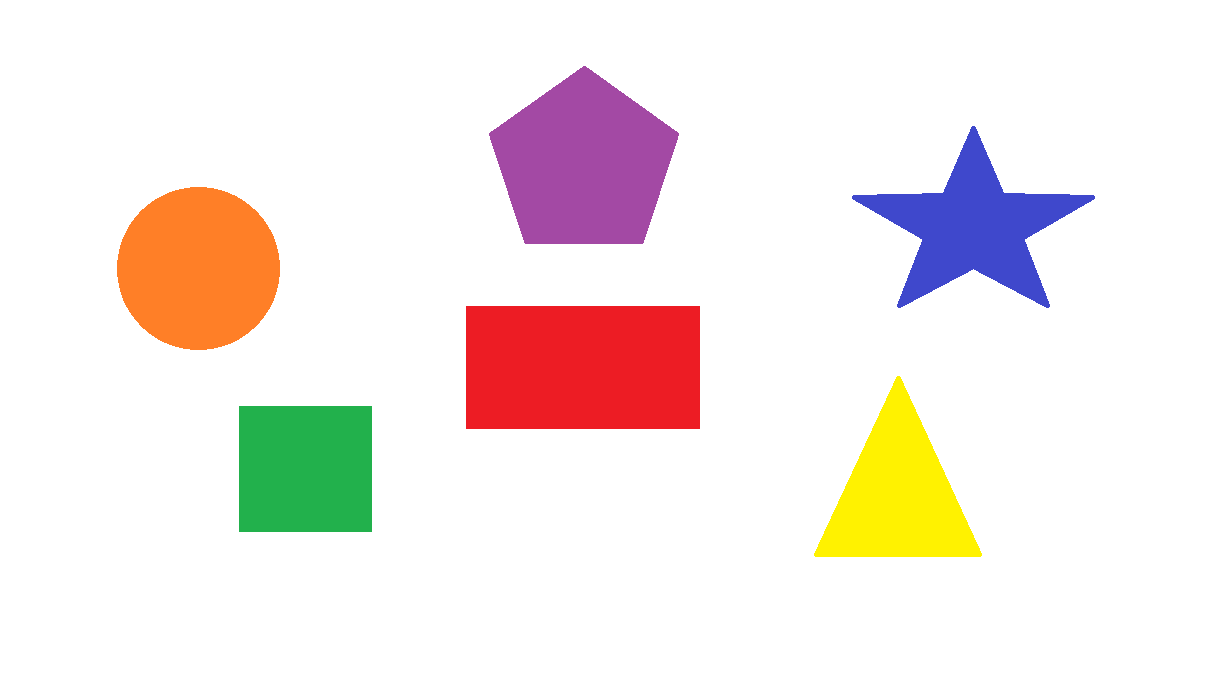
#> input picture shapes.png, 1225 x 683 px
$ python detecting_cirlces_using_hough_circle_transform.py
#> lines starting #> are read from the running program, lines starting #| are printed output that depends on the picture; after the words box and inside, x2 and y2 are one past the last pixel; in counts of white or black regions, pixels touching at a corner belong together
import numpy as np
import cv2 as cv

img = cv.imread('shapes.png')
#> img is the input picture: shape (683, 1225, 3); mean B, G, R 230.1, 233.5, 243.6
gray = cv.cvtColor(img, cv.COLOR_BGR2GRAY)
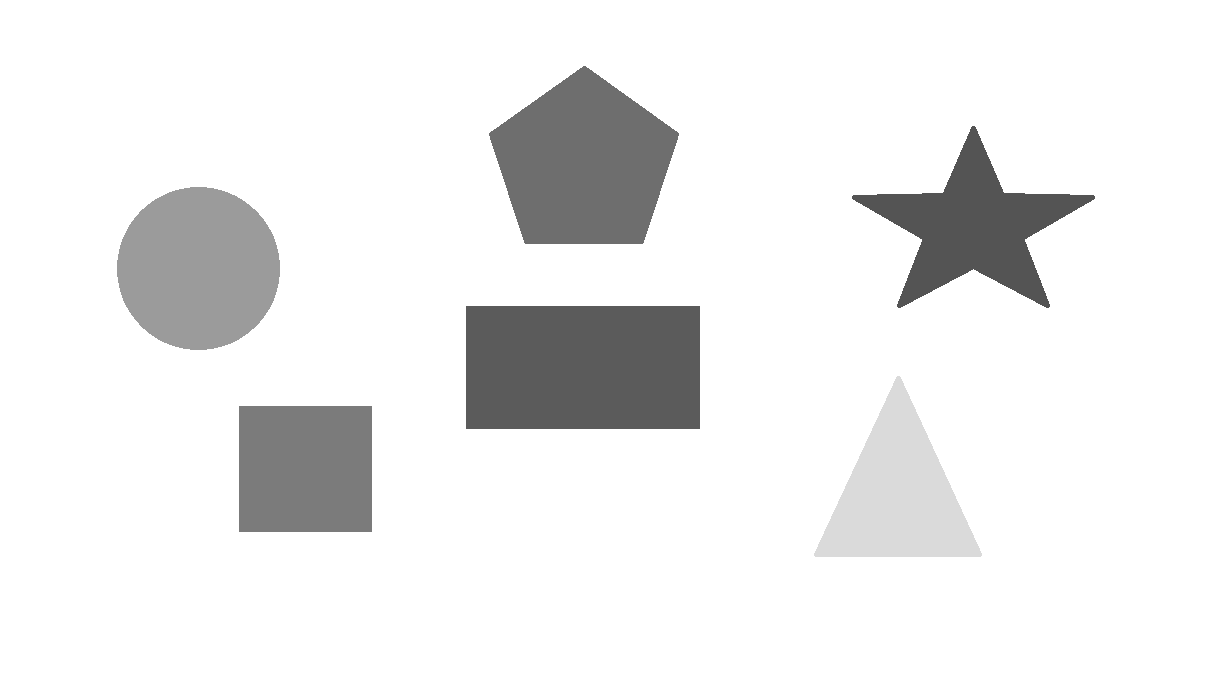
#> gray: shape (683, 1225); min 84, max 255, mean 236.1
gray = cv.GaussianBlur(gray, (5,5), 0)
circles = cv.HoughCircles(gray, cv.HOUGH_GRADIENT, 1,20, param1 = 50, param2 = 30, minRadius=0, maxRadius=0)
#> circles = [[197.5, 267.5, 81.2]]
detected_circles = np.uint16(np.around(circles))
#> detected_circles = [[198, 268, 81]]
for circle in detected_circles[0]:
    x,y,r = circle
    cv.circle(img, (x,y), r, (0,0,0), 2)
    cv.circle(img, (x, y), 2, (255,)*3, 2)
#> this loop made 1 pass
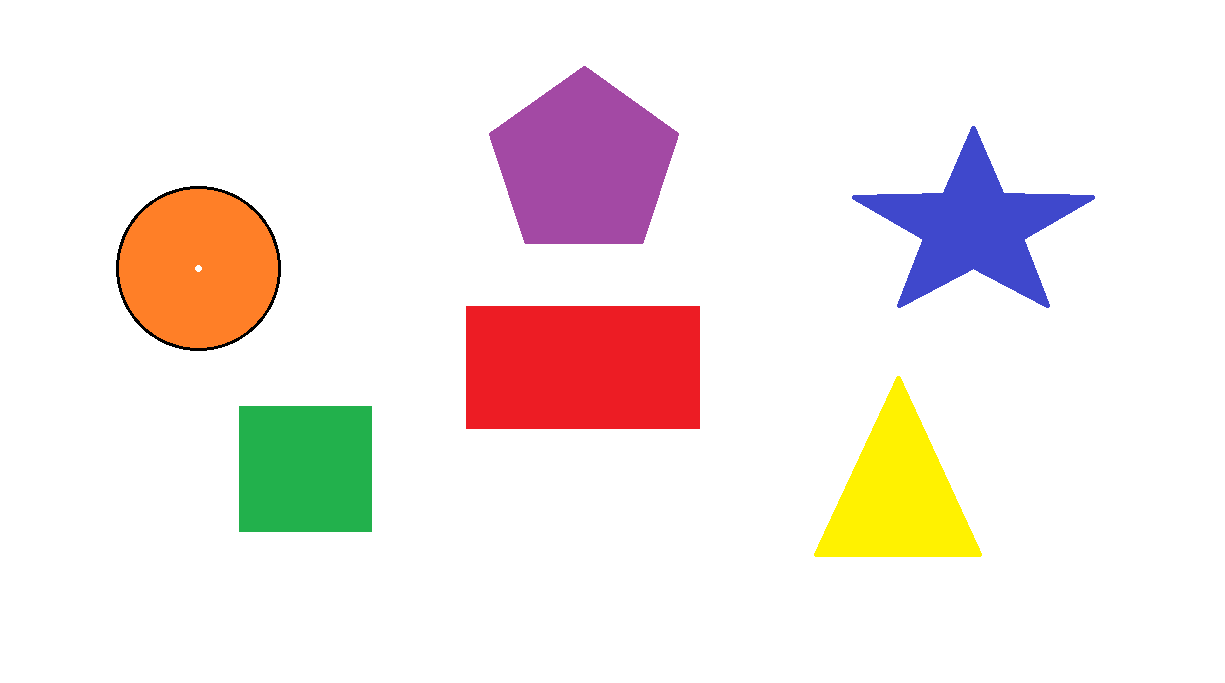
#> img: shape (683, 1225, 3); 0.19% of pixels changed, all inside (x1, y1, x2, y2) = (116, 186, 281, 351)

cv.imshow('image', img)
cv.waitKey(0)
cv.destroyAllWindows()
